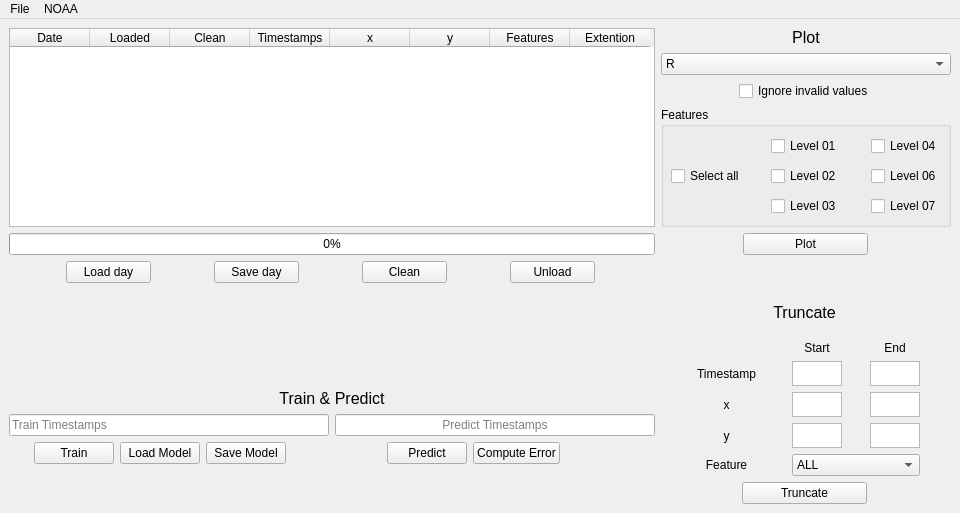
<?xml version="1.0" encoding="UTF-8"?>
<ui version="4.0">
 <class>MainWindow</class>
 <widget class="QMainWindow" name="MainWindow">
  <property name="enabled">
   <bool>true</bool>
  </property>
  <property name="geometry">
   <rect>
    <x>0</x>
    <y>0</y>
    <width>960</width>
    <height>513</height>
   </rect>
  </property>
  <property name="windowTitle">
   <string>UCast</string>
  </property>
  <property name="windowIcon">
   <iconset resource="../resources/images.qrc">
    <normaloff>:/images/images/transparent earth  icon.png</normaloff>:/images/images/transparent earth  icon.png</iconset>
  </property>
  <property name="styleSheet">
   <string notr="true"/>
  </property>
  <widget class="QWidget" name="centralwidget">
   <property name="enabled">
    <bool>true</bool>
   </property>
   <property name="autoFillBackground">
    <bool>true</bool>
   </property>
   <property name="styleSheet">
    <string notr="true"/>
   </property>
   <layout class="QGridLayout" name="gridLayout">
    <item row="5" column="3">
     <layout class="QGridLayout" name="gridLayout_5">
      <property name="leftMargin">
       <number>0</number>
      </property>
      <property name="topMargin">
       <number>0</number>
      </property>
      <item row="0" column="0">
       <layout class="QVBoxLayout" name="verticalLayout">
        <property name="topMargin">
         <number>0</number>
        </property>
        <item>
         <widget class="QTableWidget" name="tableFiles">
          <property name="horizontalScrollBarPolicy">
           <enum>Qt::ScrollBarAsNeeded</enum>
          </property>
          <property name="sizeAdjustPolicy">
           <enum>QAbstractScrollArea::AdjustToContents</enum>
          </property>
          <property name="editTriggers">
           <set>QAbstractItemView::NoEditTriggers</set>
          </property>
          <property name="selectionBehavior">
           <enum>QAbstractItemView::SelectRows</enum>
          </property>
          <property name="rowCount">
           <number>0</number>
          </property>
          <attribute name="horizontalHeaderVisible">
           <bool>true</bool>
          </attribute>
          <attribute name="horizontalHeaderDefaultSectionSize">
           <number>80</number>
          </attribute>
          <attribute name="horizontalHeaderHighlightSections">
           <bool>true</bool>
          </attribute>
          <column>
           <property name="text">
            <string>Date</string>
           </property>
           <property name="textAlignment">
            <set>AlignCenter</set>
           </property>
          </column>
          <column>
           <property name="text">
            <string>Loaded</string>
           </property>
           <property name="textAlignment">
            <set>AlignCenter</set>
           </property>
          </column>
          <column>
           <property name="text">
            <string>Clean</string>
           </property>
           <property name="textAlignment">
            <set>AlignCenter</set>
           </property>
          </column>
          <column>
           <property name="text">
            <string>Timestamps</string>
           </property>
           <property name="textAlignment">
            <set>AlignCenter</set>
           </property>
          </column>
          <column>
           <property name="text">
            <string>x</string>
           </property>
           <property name="textAlignment">
            <set>AlignCenter</set>
           </property>
          </column>
          <column>
           <property name="text">
            <string>y</string>
           </property>
           <property name="textAlignment">
            <set>AlignCenter</set>
           </property>
          </column>
          <column>
           <property name="text">
            <string>Features</string>
           </property>
           <property name="textAlignment">
            <set>AlignCenter</set>
           </property>
          </column>
          <column>
           <property name="text">
            <string>Extention</string>
           </property>
           <property name="textAlignment">
            <set>AlignCenter</set>
           </property>
          </column>
         </widget>
        </item>
        <item>
         <widget class="QProgressBar" name="progressBar">
          <property name="enabled">
           <bool>true</bool>
          </property>
          <property name="maximum">
           <number>100</number>
          </property>
          <property name="value">
           <number>0</number>
          </property>
         </widget>
        </item>
       </layout>
      </item>
      <item row="0" column="1" colspan="3">
       <layout class="QGridLayout" name="gridLayout_4">
        <property name="sizeConstraint">
         <enum>QLayout::SetMinimumSize</enum>
        </property>
        <property name="leftMargin">
         <number>0</number>
        </property>
        <item row="1" column="0">
         <layout class="QGridLayout" name="gridLayout_2">
          <property name="sizeConstraint">
           <enum>QLayout::SetMinimumSize</enum>
          </property>
          <item row="1" column="0">
           <widget class="QComboBox" name="ddFeature">
            <property name="currentText">
             <string>R</string>
            </property>
            <item>
             <property name="text">
              <string>R</string>
             </property>
            </item>
            <item>
             <property name="text">
              <string>V</string>
             </property>
            </item>
            <item>
             <property name="text">
              <string>VIL</string>
             </property>
            </item>
           </widget>
          </item>
          <item row="2" column="0">
           <layout class="QHBoxLayout" name="horizontalLayout_7">
            <item>
             <spacer name="horizontalSpacer">
              <property name="orientation">
               <enum>Qt::Horizontal</enum>
              </property>
              <property name="sizeHint" stdset="0">
               <size>
                <width>40</width>
                <height>20</height>
               </size>
              </property>
             </spacer>
            </item>
            <item>
             <widget class="QCheckBox" name="cbIgnore">
              <property name="text">
               <string>Ignore invalid values</string>
              </property>
             </widget>
            </item>
            <item>
             <spacer name="horizontalSpacer_2">
              <property name="orientation">
               <enum>Qt::Horizontal</enum>
              </property>
              <property name="sizeHint" stdset="0">
               <size>
                <width>40</width>
                <height>20</height>
               </size>
              </property>
             </spacer>
            </item>
           </layout>
          </item>
          <item row="4" column="0" rowspan="2">
           <widget class="QGroupBox" name="gbFeatures">
            <property name="enabled">
             <bool>true</bool>
            </property>
            <property name="minimumSize">
             <size>
              <width>290</width>
              <height>120</height>
             </size>
            </property>
            <property name="maximumSize">
             <size>
              <width>400</width>
              <height>16777215</height>
             </size>
            </property>
            <property name="title">
             <string>Features</string>
            </property>
            <widget class="QCheckBox" name="cbLevel1">
             <property name="enabled">
              <bool>true</bool>
             </property>
             <property name="geometry">
              <rect>
               <x>110</x>
               <y>30</y>
               <width>76</width>
               <height>18</height>
              </rect>
             </property>
             <property name="text">
              <string>Level 01</string>
             </property>
            </widget>
            <widget class="QCheckBox" name="cbLevel2">
             <property name="geometry">
              <rect>
               <x>110</x>
               <y>60</y>
               <width>76</width>
               <height>18</height>
              </rect>
             </property>
             <property name="text">
              <string>Level 02</string>
             </property>
            </widget>
            <widget class="QCheckBox" name="cbLevel3">
             <property name="geometry">
              <rect>
               <x>110</x>
               <y>90</y>
               <width>76</width>
               <height>18</height>
              </rect>
             </property>
             <property name="text">
              <string>Level 03</string>
             </property>
            </widget>
            <widget class="QCheckBox" name="cbLevel4">
             <property name="geometry">
              <rect>
               <x>210</x>
               <y>30</y>
               <width>76</width>
               <height>18</height>
              </rect>
             </property>
             <property name="text">
              <string>Level 04</string>
             </property>
            </widget>
            <widget class="QCheckBox" name="cbLevel6">
             <property name="geometry">
              <rect>
               <x>210</x>
               <y>60</y>
               <width>76</width>
               <height>18</height>
              </rect>
             </property>
             <property name="text">
              <string>Level 06</string>
             </property>
            </widget>
            <widget class="QCheckBox" name="cbLevel7">
             <property name="geometry">
              <rect>
               <x>210</x>
               <y>90</y>
               <width>76</width>
               <height>18</height>
              </rect>
             </property>
             <property name="text">
              <string>Level 07</string>
             </property>
            </widget>
            <widget class="QCheckBox" name="cbSelectAll">
             <property name="geometry">
              <rect>
               <x>10</x>
               <y>60</y>
               <width>76</width>
               <height>18</height>
              </rect>
             </property>
             <property name="text">
              <string>Select all</string>
             </property>
            </widget>
           </widget>
          </item>
          <item row="0" column="0">
           <widget class="QLabel" name="label_4">
            <property name="font">
             <font>
              <pointsize>12</pointsize>
             </font>
            </property>
            <property name="text">
             <string>Plot</string>
            </property>
            <property name="alignment">
             <set>Qt::AlignCenter</set>
            </property>
           </widget>
          </item>
         </layout>
        </item>
        <item row="2" column="0">
         <layout class="QHBoxLayout" name="horizontalLayout_4">
          <item>
           <widget class="QPushButton" name="btnPlot">
            <property name="maximumSize">
             <size>
              <width>125</width>
              <height>25</height>
             </size>
            </property>
            <property name="text">
             <string>Plot</string>
            </property>
           </widget>
          </item>
         </layout>
        </item>
       </layout>
      </item>
      <item row="4" column="0">
       <layout class="QVBoxLayout" name="PredictLayout">
        <item>
         <spacer name="verticalSpacer">
          <property name="orientation">
           <enum>Qt::Vertical</enum>
          </property>
          <property name="sizeHint" stdset="0">
           <size>
            <width>20</width>
            <height>40</height>
           </size>
          </property>
         </spacer>
        </item>
        <item>
         <widget class="QLabel" name="label_5">
          <property name="font">
           <font>
            <pointsize>12</pointsize>
           </font>
          </property>
          <property name="text">
           <string>Train &amp; Predict</string>
          </property>
          <property name="alignment">
           <set>Qt::AlignCenter</set>
          </property>
         </widget>
        </item>
        <item>
         <layout class="QHBoxLayout" name="horizontalLayout_5"/>
        </item>
        <item>
         <layout class="QHBoxLayout" name="horizontalLayout">
          <property name="leftMargin">
           <number>0</number>
          </property>
          <property name="topMargin">
           <number>0</number>
          </property>
          <item>
           <widget class="QLineEdit" name="txtTrainTimestamps">
            <property name="minimumSize">
             <size>
              <width>0</width>
              <height>0</height>
             </size>
            </property>
            <property name="maximumSize">
             <size>
              <width>16777215</width>
              <height>16777215</height>
             </size>
            </property>
            <property name="placeholderText">
             <string>Train Timestamps</string>
            </property>
           </widget>
          </item>
          <item>
           <widget class="QLineEdit" name="txtPredictTimestamps">
            <property name="minimumSize">
             <size>
              <width>0</width>
              <height>0</height>
             </size>
            </property>
            <property name="maximumSize">
             <size>
              <width>16777215</width>
              <height>16777215</height>
             </size>
            </property>
            <property name="alignment">
             <set>Qt::AlignCenter</set>
            </property>
            <property name="placeholderText">
             <string>Predict Timestamps</string>
            </property>
           </widget>
          </item>
         </layout>
        </item>
        <item>
         <layout class="QVBoxLayout" name="trainLayout">
          <item>
           <layout class="QHBoxLayout" name="horizontalLayout_3">
            <item>
             <spacer name="horizontalSpacer_5">
              <property name="orientation">
               <enum>Qt::Horizontal</enum>
              </property>
              <property name="sizeType">
               <enum>QSizePolicy::Maximum</enum>
              </property>
              <property name="sizeHint" stdset="0">
               <size>
                <width>25</width>
                <height>20</height>
               </size>
              </property>
             </spacer>
            </item>
            <item>
             <widget class="QPushButton" name="btnTrain">
              <property name="maximumSize">
               <size>
                <width>85</width>
                <height>25</height>
               </size>
              </property>
              <property name="text">
               <string>Train</string>
              </property>
             </widget>
            </item>
            <item>
             <widget class="QPushButton" name="btnLoadModel">
              <property name="maximumSize">
               <size>
                <width>85</width>
                <height>25</height>
               </size>
              </property>
              <property name="text">
               <string>Load Model</string>
              </property>
             </widget>
            </item>
            <item>
             <widget class="QPushButton" name="btnSaveModel">
              <property name="maximumSize">
               <size>
                <width>85</width>
                <height>25</height>
               </size>
              </property>
              <property name="text">
               <string>Save Model</string>
              </property>
             </widget>
            </item>
            <item>
             <spacer name="horizontalSpacer_3">
              <property name="orientation">
               <enum>Qt::Horizontal</enum>
              </property>
              <property name="sizeHint" stdset="0">
               <size>
                <width>40</width>
                <height>20</height>
               </size>
              </property>
             </spacer>
            </item>
            <item>
             <widget class="QPushButton" name="btnPredict">
              <property name="maximumSize">
               <size>
                <width>85</width>
                <height>25</height>
               </size>
              </property>
              <property name="text">
               <string>Predict</string>
              </property>
             </widget>
            </item>
            <item>
             <widget class="QPushButton" name="btnComputeError">
              <property name="maximumSize">
               <size>
                <width>90</width>
                <height>25</height>
               </size>
              </property>
              <property name="text">
               <string>Compute Error</string>
              </property>
             </widget>
            </item>
            <item>
             <spacer name="horizontalSpacer_4">
              <property name="orientation">
               <enum>Qt::Horizontal</enum>
              </property>
              <property name="sizeHint" stdset="0">
               <size>
                <width>40</width>
                <height>20</height>
               </size>
              </property>
             </spacer>
            </item>
           </layout>
          </item>
         </layout>
        </item>
        <item>
         <spacer name="verticalSpacer_2">
          <property name="orientation">
           <enum>Qt::Vertical</enum>
          </property>
          <property name="sizeType">
           <enum>QSizePolicy::Maximum</enum>
          </property>
          <property name="sizeHint" stdset="0">
           <size>
            <width>20</width>
            <height>40</height>
           </size>
          </property>
         </spacer>
        </item>
       </layout>
      </item>
      <item row="2" column="0">
       <layout class="QGridLayout" name="gridLayout_3">
        <property name="sizeConstraint">
         <enum>QLayout::SetNoConstraint</enum>
        </property>
        <item row="0" column="1">
         <widget class="QPushButton" name="btnSaveClean">
          <property name="maximumSize">
           <size>
            <width>85</width>
            <height>25</height>
           </size>
          </property>
          <property name="text">
           <string>Save day</string>
          </property>
         </widget>
        </item>
        <item row="0" column="0">
         <widget class="QPushButton" name="btnLoadDay">
          <property name="maximumSize">
           <size>
            <width>85</width>
            <height>25</height>
           </size>
          </property>
          <property name="text">
           <string>Load day</string>
          </property>
          <property name="checkable">
           <bool>false</bool>
          </property>
          <property name="autoDefault">
           <bool>false</bool>
          </property>
          <property name="default">
           <bool>false</bool>
          </property>
          <property name="flat">
           <bool>false</bool>
          </property>
         </widget>
        </item>
        <item row="0" column="2">
         <widget class="QPushButton" name="btnClean">
          <property name="maximumSize">
           <size>
            <width>85</width>
            <height>25</height>
           </size>
          </property>
          <property name="text">
           <string>Clean</string>
          </property>
         </widget>
        </item>
        <item row="0" column="3">
         <widget class="QPushButton" name="btnUnload">
          <property name="maximumSize">
           <size>
            <width>85</width>
            <height>25</height>
           </size>
          </property>
          <property name="text">
           <string>Unload</string>
          </property>
         </widget>
        </item>
       </layout>
      </item>
      <item row="4" column="1" colspan="3">
       <layout class="QGridLayout" name="gridLayout_6" rowstretch="0,0,0,0,0,0,0,0">
        <property name="sizeConstraint">
         <enum>QLayout::SetMinimumSize</enum>
        </property>
        <property name="topMargin">
         <number>0</number>
        </property>
        <property name="horizontalSpacing">
         <number>0</number>
        </property>
        <item row="5" column="0">
         <widget class="QLabel" name="label_10">
          <property name="maximumSize">
           <size>
            <width>75</width>
            <height>16777215</height>
           </size>
          </property>
          <property name="text">
           <string>y</string>
          </property>
          <property name="alignment">
           <set>Qt::AlignCenter</set>
          </property>
         </widget>
        </item>
        <item row="3" column="2">
         <widget class="QTextEdit" name="txtTimestampEnd">
          <property name="maximumSize">
           <size>
            <width>50</width>
            <height>25</height>
           </size>
          </property>
         </widget>
        </item>
        <item row="4" column="2">
         <widget class="QTextEdit" name="txtXEnd">
          <property name="maximumSize">
           <size>
            <width>50</width>
            <height>25</height>
           </size>
          </property>
          <property name="inputMethodHints">
           <set>Qt::ImhDigitsOnly</set>
          </property>
         </widget>
        </item>
        <item row="2" column="2">
         <widget class="QLabel" name="label_3">
          <property name="text">
           <string>End</string>
          </property>
          <property name="alignment">
           <set>Qt::AlignCenter</set>
          </property>
         </widget>
        </item>
        <item row="1" column="0" colspan="3">
         <widget class="QLabel" name="label">
          <property name="sizePolicy">
           <sizepolicy hsizetype="Expanding" vsizetype="Expanding">
            <horstretch>0</horstretch>
            <verstretch>0</verstretch>
           </sizepolicy>
          </property>
          <property name="font">
           <font>
            <pointsize>12</pointsize>
           </font>
          </property>
          <property name="text">
           <string>Truncate</string>
          </property>
          <property name="alignment">
           <set>Qt::AlignCenter</set>
          </property>
         </widget>
        </item>
        <item row="5" column="2">
         <widget class="QTextEdit" name="txtYEnd">
          <property name="maximumSize">
           <size>
            <width>50</width>
            <height>25</height>
           </size>
          </property>
         </widget>
        </item>
        <item row="4" column="0">
         <widget class="QLabel" name="label_9">
          <property name="maximumSize">
           <size>
            <width>75</width>
            <height>16777215</height>
           </size>
          </property>
          <property name="text">
           <string>x</string>
          </property>
          <property name="alignment">
           <set>Qt::AlignCenter</set>
          </property>
         </widget>
        </item>
        <item row="3" column="0">
         <widget class="QLabel" name="label_8">
          <property name="maximumSize">
           <size>
            <width>75</width>
            <height>16777215</height>
           </size>
          </property>
          <property name="text">
           <string>Timestamp</string>
          </property>
          <property name="alignment">
           <set>Qt::AlignCenter</set>
          </property>
         </widget>
        </item>
        <item row="5" column="1">
         <widget class="QTextEdit" name="txtYStart">
          <property name="sizePolicy">
           <sizepolicy hsizetype="Preferred" vsizetype="Preferred">
            <horstretch>0</horstretch>
            <verstretch>0</verstretch>
           </sizepolicy>
          </property>
          <property name="maximumSize">
           <size>
            <width>50</width>
            <height>25</height>
           </size>
          </property>
         </widget>
        </item>
        <item row="6" column="1" colspan="2">
         <widget class="QComboBox" name="cbTruncateFeature">
          <item>
           <property name="text">
            <string>ALL</string>
           </property>
          </item>
          <item>
           <property name="text">
            <string>R+V+VIL</string>
           </property>
          </item>
         </widget>
        </item>
        <item row="7" column="0" colspan="3">
         <layout class="QHBoxLayout" name="horizontalLayout_2">
          <property name="topMargin">
           <number>0</number>
          </property>
          <item>
           <widget class="QPushButton" name="btnTruncate">
            <property name="minimumSize">
             <size>
              <width>0</width>
              <height>0</height>
             </size>
            </property>
            <property name="maximumSize">
             <size>
              <width>125</width>
              <height>25</height>
             </size>
            </property>
            <property name="text">
             <string>Truncate</string>
            </property>
           </widget>
          </item>
         </layout>
        </item>
        <item row="6" column="0">
         <widget class="QLabel" name="label_11">
          <property name="maximumSize">
           <size>
            <width>75</width>
            <height>16777215</height>
           </size>
          </property>
          <property name="text">
           <string>Feature</string>
          </property>
          <property name="alignment">
           <set>Qt::AlignCenter</set>
          </property>
         </widget>
        </item>
        <item row="2" column="1">
         <widget class="QLabel" name="label_2">
          <property name="maximumSize">
           <size>
            <width>100</width>
            <height>16777215</height>
           </size>
          </property>
          <property name="text">
           <string>Start</string>
          </property>
          <property name="alignment">
           <set>Qt::AlignCenter</set>
          </property>
         </widget>
        </item>
        <item row="4" column="1">
         <widget class="QTextEdit" name="txtXStart">
          <property name="sizePolicy">
           <sizepolicy hsizetype="Preferred" vsizetype="Preferred">
            <horstretch>0</horstretch>
            <verstretch>0</verstretch>
           </sizepolicy>
          </property>
          <property name="maximumSize">
           <size>
            <width>50</width>
            <height>25</height>
           </size>
          </property>
         </widget>
        </item>
        <item row="3" column="1">
         <widget class="QTextEdit" name="txtTimestampStart">
          <property name="sizePolicy">
           <sizepolicy hsizetype="Preferred" vsizetype="Preferred">
            <horstretch>0</horstretch>
            <verstretch>0</verstretch>
           </sizepolicy>
          </property>
          <property name="maximumSize">
           <size>
            <width>50</width>
            <height>25</height>
           </size>
          </property>
         </widget>
        </item>
       </layout>
      </item>
     </layout>
    </item>
   </layout>
  </widget>
  <widget class="QMenuBar" name="menubar">
   <property name="geometry">
    <rect>
     <x>0</x>
     <y>0</y>
     <width>960</width>
     <height>23</height>
    </rect>
   </property>
   <widget class="QMenu" name="menuNOAA">
    <property name="title">
     <string>NOAA</string>
    </property>
    <addaction name="menuStart_NOAA"/>
   </widget>
   <widget class="QMenu" name="menuFile">
    <property name="title">
     <string>File</string>
    </property>
    <addaction name="actionOpen"/>
    <addaction name="actionSave_Model"/>
    <addaction name="actionLoad_Model"/>
    <addaction name="actionSave_Day"/>
    <addaction name="actionLoad_Day"/>
    <addaction name="actionQuit"/>
   </widget>
   <addaction name="menuFile"/>
   <addaction name="menuNOAA"/>
  </widget>
  <action name="menuStart_NOAA">
   <property name="text">
    <string>Start NOAA</string>
   </property>
  </action>
  <action name="actionSave_Model">
   <property name="text">
    <string>Save Model</string>
   </property>
  </action>
  <action name="actionLoad_Model">
   <property name="text">
    <string>Load Model</string>
   </property>
  </action>
  <action name="actionLoad_Day">
   <property name="text">
    <string>Load Day</string>
   </property>
  </action>
  <action name="actionSave_Day">
   <property name="text">
    <string>Save Day</string>
   </property>
  </action>
  <action name="actionQuit">
   <property name="text">
    <string>Quit</string>
   </property>
  </action>
  <action name="actionOpen">
   <property name="text">
    <string>Open</string>
   </property>
  </action>
 </widget>
 <resources>
  <include location="../resources/images.qrc"/>
 </resources>
 <connections>
  <connection>
   <sender>cbSelectAll</sender>
   <signal>toggled(bool)</signal>
   <receiver>cbLevel2</receiver>
   <slot>setChecked(bool)</slot>
   <hints>
    <hint type="sourcelabel">
     <x>533</x>
     <y>195</y>
    </hint>
    <hint type="destinationlabel">
     <x>633</x>
     <y>195</y>
    </hint>
   </hints>
  </connection>
  <connection>
   <sender>cbSelectAll</sender>
   <signal>toggled(bool)</signal>
   <receiver>cbLevel4</receiver>
   <slot>setChecked(bool)</slot>
   <hints>
    <hint type="sourcelabel">
     <x>533</x>
     <y>195</y>
    </hint>
    <hint type="destinationlabel">
     <x>733</x>
     <y>165</y>
    </hint>
   </hints>
  </connection>
  <connection>
   <sender>cbSelectAll</sender>
   <signal>toggled(bool)</signal>
   <receiver>cbLevel1</receiver>
   <slot>setChecked(bool)</slot>
   <hints>
    <hint type="sourcelabel">
     <x>533</x>
     <y>195</y>
    </hint>
    <hint type="destinationlabel">
     <x>633</x>
     <y>165</y>
    </hint>
   </hints>
  </connection>
  <connection>
   <sender>cbSelectAll</sender>
   <signal>toggled(bool)</signal>
   <receiver>cbLevel3</receiver>
   <slot>setChecked(bool)</slot>
   <hints>
    <hint type="sourcelabel">
     <x>533</x>
     <y>195</y>
    </hint>
    <hint type="destinationlabel">
     <x>633</x>
     <y>225</y>
    </hint>
   </hints>
  </connection>
  <connection>
   <sender>cbSelectAll</sender>
   <signal>toggled(bool)</signal>
   <receiver>cbLevel6</receiver>
   <slot>setChecked(bool)</slot>
   <hints>
    <hint type="sourcelabel">
     <x>533</x>
     <y>195</y>
    </hint>
    <hint type="destinationlabel">
     <x>733</x>
     <y>195</y>
    </hint>
   </hints>
  </connection>
  <connection>
   <sender>cbSelectAll</sender>
   <signal>toggled(bool)</signal>
   <receiver>cbLevel7</receiver>
   <slot>setChecked(bool)</slot>
   <hints>
    <hint type="sourcelabel">
     <x>533</x>
     <y>195</y>
    </hint>
    <hint type="destinationlabel">
     <x>733</x>
     <y>225</y>
    </hint>
   </hints>
  </connection>
 </connections>
</ui>
